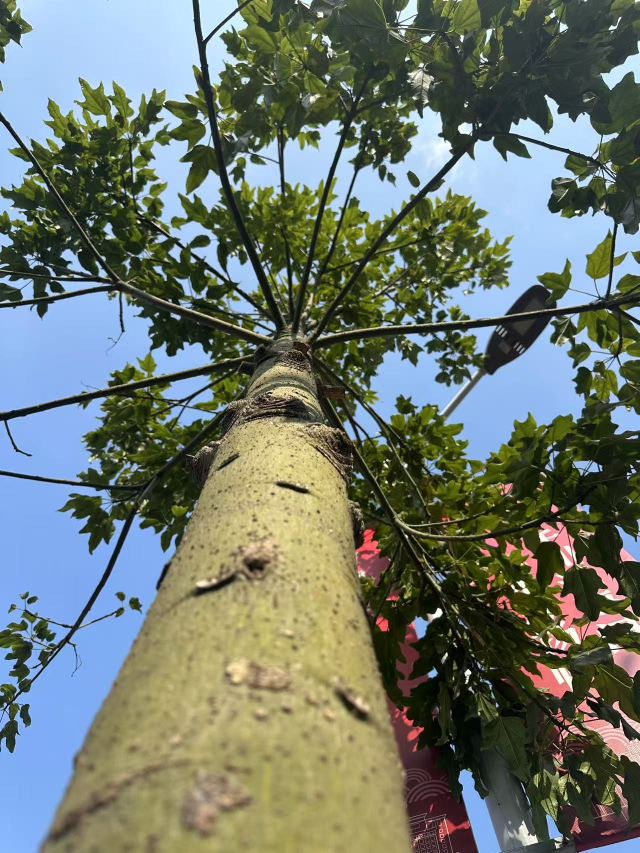
#> input picture data/30.jpg, 1279 x 1706 px, given in place of dual_camera_20250505_163126.avi, which was not available (shown at 1/2 size)
$ python rectified_test.py   (older library calls are emulated)
#> lines starting #> are read from the running program, lines starting #| are printed output that depends on the picture; pictures that were not available may be replaced by others from this repository, and a replacement may not be noted
### scripts/stereo_processing.py
# -*- coding: utf-8 -*-
import cv2
import numpy as np
import logging
from scripts.stereoconfig import stereoCamera

logging.basicConfig(level=logging.INFO, format='%(asctime)s - %(levelname)s - %(message)s')
logger = logging.getLogger(__name__)

class StereoProcessor:
    def __init__(self, config, width, height):
        self.config = config
        self.width = width
        self.height = height
        # rectification maps and Q matrix
        self.map1x, self.map1y, self.map2x, self.map2y, self.Q = self.getRectifyTransform()
        # SGBM matcher
        self.left_matcher = cv2.StereoSGBM_create(
            minDisparity=0,
            numDisparities=64,
            blockSize=9,
            P1=8 * 3 * 9 ** 2,
            P2=32 * 3 * 9 ** 2,
            disp12MaxDiff=1,
            preFilterCap=31,
            uniquenessRatio=10,
            speckleWindowSize=100,
            speckleRange=2,
            mode=cv2.STEREO_SGBM_MODE_HH
        )
        # WLS filter
        self.right_matcher = cv2.ximgproc.createRightMatcher(self.left_matcher)
        self.wls_filter = cv2.ximgproc.createDisparityWLSFilter(self.left_matcher)
        self.wls_filter.setLambda(8000.0)
        self.wls_filter.setSigmaColor(1.5)

    # [10 lines left out: function preprocess, not called in this run]

    def getRectifyTransform(self):
        """Compute rectification transforms and reprojection matrix."""
        left_K = self.config.cam_matrix_left
        right_K = self.config.cam_matrix_right
        left_dist = self.config.distortion_l
        right_dist = self.config.distortion_r
        R = self.config.R
        T = self.config.T
        R1, R2, P1, P2, Q, roi1, roi2 = cv2.stereoRectify(
            left_K, left_dist, right_K, right_dist, (self.width, self.height), R, T, alpha=0
        )
        map1x, map1y = cv2.initUndistortRectifyMap(left_K, left_dist, R1, P1, (self.width, self.height), cv2.CV_32FC1)
        map2x, map2y = cv2.initUndistortRectifyMap(right_K, right_dist, R2, P2, (self.width, self.height), cv2.CV_32FC1)
        return map1x, map1y, map2x, map2y, Q

    def rectifyImage(self, img1, img2):
        """Apply rectification to images."""
        rectified_img1 = cv2.remap(img1, self.map1x, self.map1y, cv2.INTER_LINEAR)
        rectified_img2 = cv2.remap(img2, self.map2x, self.map2y, cv2.INTER_LINEAR)
        return rectified_img1, rectified_img2

    # [29 lines left out: functions stereoMatchSGBM, compute_3d_points, get_depth_for_bbox, not called in this run]

### scripts/stereoconfig.py
# -*- coding: utf-8 -*-
import numpy as np

# 双目相机参数
class stereoCamera(object):
    def __init__(self):
        # 左相机内参
        self.cam_matrix_left = np.array([[1040.22467171890, 0.990931534793604, 675.595285043659],[0,1038.99748230044,360.570497042518],[0,0,1]])

        # 右相机内参
        self.cam_matrix_right = np.array([[1044.07161844997, -0.265946019646062, 626.622348489707],[0,1042.110873432680,351.784172381373],[0,0,1]])

        # 左右相机畸变系数:[k1, 0k2, p1, p2, k3]
        self.distortion_l = np.array([[0.0367862045876181, 0.126495676557823, -0.00355827949717774, -0.000690710065176416, 0]])
        self.distortion_r = np.array([[0.0545640870501918, -0.0476343844634166, -0.00620997487359646, 0.000487193192474116,0]])

        # 旋转矩阵
        self.R = np.array([[0.999982866861318, 0.00419218520600304, 0.00408553142431437],
                           [-0.00422143497309477,0.999965332874734, 0.00717722338300142],
                           [-0.00405530154099832,-0.00719434721987611,0.999965897367251]
                           ])

        # 平移矩阵
        self.T = np.array([[-122.0], [0.504712888510967], [0.656931995732982]])

        # 焦距
        self.focal_length = 1.04055311e+03  # 默认值，一般取立体校正后的重投影矩阵Q中的 Q[2,3]

        # 基线距离
        self.baseline = 122.0  # 单位：mm， 为平移向量的第一个参数（取绝对值），调整以减少深度估计

### scripts/rectified_test.py
"""
Expected: rectified_test.jpg shows left and right images side-by-side with horizontal green lines aligned across corresponding features (e.g., branches). If misaligned, R, T, or camera matrices need recalibration.
"""

import os
import sys

sys.path.append(os.path.abspath(os.path.join(os.path.dirname(__file__), '..')))
from scripts.stereo_processing import StereoProcessor
from scripts.stereoconfig import stereoCamera
import cv2
import numpy as np

cap = cv2.VideoCapture('data/dual_camera_20250505_163126.avi')
ret, frame = cap.read()
#> frame is the input picture: shape (1706, 1279, 3); mean B, G, R 109.2, 119.3, 109.5
height, width = frame.shape[:2]
#> height = 1706; width = 1279
left_img = frame[:, :width//2]
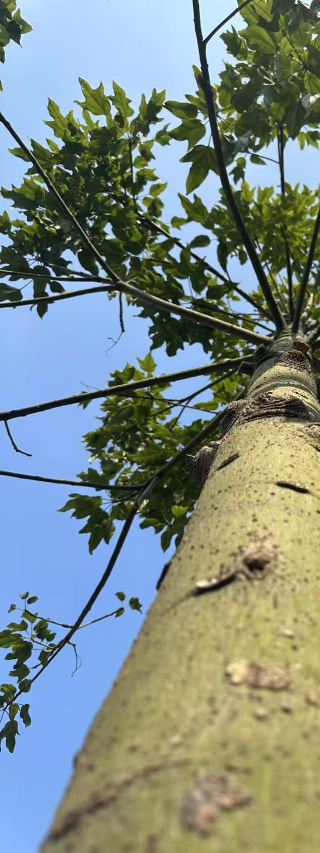
#> left_img: shape (1706, 639, 3) (shown at 1/2 size); mean B, G, R 132.2, 138.5, 125.2
right_img = frame[:, width//2:]
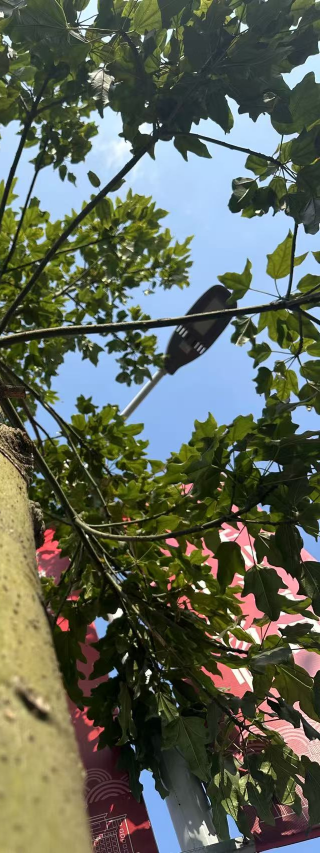
#> right_img: shape (1706, 640, 3) (shown at 1/2 size); mean B, G, R 86.3, 100.1, 93.7
left_img = cv2.resize(left_img, (128, 96))
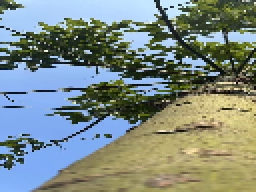
#> left_img: shape (96, 128, 3) (shown 2 times larger); mean B, G, R 131.9, 138.2, 124.9
right_img = cv2.resize(right_img, (128, 96))
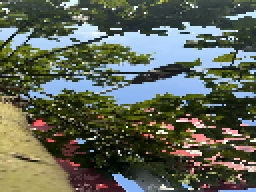
#> right_img: shape (96, 128, 3) (shown 2 times larger); mean B, G, R 87, 100.6, 94.2
config = stereoCamera()
processor = StereoProcessor(config, 128, 96)
left_rect, right_rect = processor.rectifyImage(left_img, right_img)
#> in rectifyImage, `rectified_img1 = cv2.remap(img1, self.map1x, self.map1y, cv2.INTER_LIN..`:
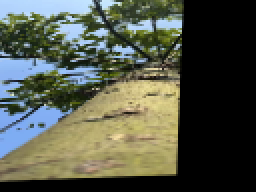
#> rectified_img1: shape (96, 128, 3) (shown 2 times larger); mean B, G, R 72.9, 86.6, 82.2
#> in rectifyImage, `rectified_img2 = cv2.remap(img2, self.map2x, self.map2y, cv2.INTER_LIN..`:
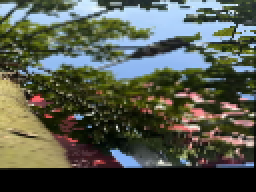
#> rectified_img2: shape (96, 128, 3) (shown 2 times larger); mean B, G, R 77.7, 89.5, 84.6
output = np.hstack((left_rect, right_rect))
for y in range(0, 96, 10):
    cv2.line(output, (0, y), (256, y), (0, 255, 0), 1)
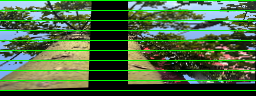
#> output: shape (96, 256, 3); mean B, G, R 67.3, 105.5, 74.7
cv2.imwrite('rectified_test.jpg', output)
cap.release()
